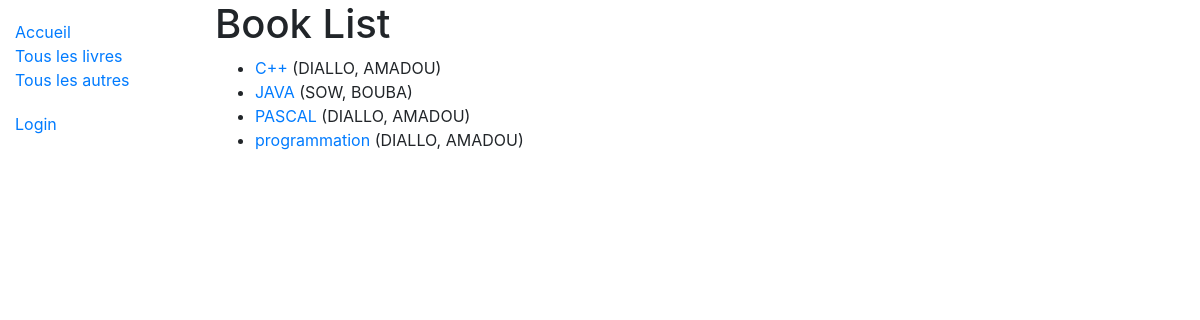
/catalog/books/, run on the app's committed database.
### catalog/models.py (models this page shows, shortened)
class Book(models.Model):
    title = models.CharField(max_length=200)
    author = models.ForeignKey('Author', on_delete=models.SET_NULL, null=True)
    summary = models.TextField(max_length=1000, help_text="Enter a brief description of the book")
    isbn = models.CharField('ISBN', max_length=13,
                            unique=True,
                            help_text='13 Character <a href="https://www.isbn-international.org/content/what-isbn'
                                      '">ISBN number</a>')
    genre = models.ManyToManyField(Genre, help_text="Select a genre for this book")
    language = models.ForeignKey('Language', on_delete=models.SET_NULL, null=True)
    class Meta:
        ordering = ['title', 'author']
    def display_genre(self):
        """Creates a string for the Genre. This is required to display genre in Admin."""
        return ', '.join([genre.name for genre in self.genre.all()[:3]])
    display_genre.short_description = 'Genre'
    def get_absolute_url(self):
        return reverse('book-detail', args=[str(self.id)])

class Author(models.Model):
    first_name = models.CharField(max_length=100)
    last_name = models.CharField(max_length=100)
    date_of_birth = models.DateField(null=True, blank=True)
    date_of_death = models.DateField('died', null=True, blank=True)
    class Meta:
        ordering = ['last_name', 'first_name']
    def __str__(self):
        return '{0}, {1}'.format(self.last_name, self.first_name)

### catalog/views.py (the view)
# urls.py: path('books/', views.BookListView.as_view(), name='books'),
class BookListView(generic.ListView):
    model = Book
    paginate_by = 10

### catalog/templates/catalog/book_list.html
{% extends "base_generic.html" %}
{% block content %}
    <h1>Book List</h1>
    {% if book_list %}
    <ul>
      {% for book in book_list %}
      <li>
        <a href="{{ book.get_absolute_url }}">{{ book.title }}</a> ({{book.author}})
      </li>
      {% endfor %}
    </ul>
    {% else %}
      <p>There are no books in the library.</p>
    {% endif %}
{% endblock %}

### data on the page
Book: title "C++", author "DIALLO, AMADOU"
Book: title "JAVA", author "SOW, BOUBA"
Book: title "PASCAL", author "DIALLO, AMADOU"
Book: title "programmation", author "DIALLO, AMADOU"
